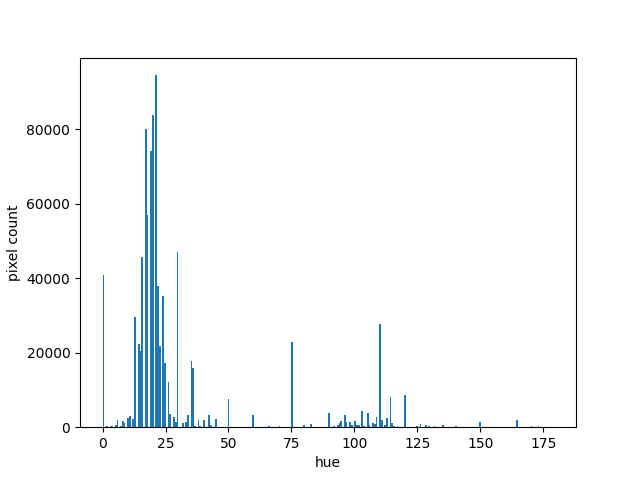
#> input picture hist.png, 640 x 480 px
$ python -i get_img_color.py   (imports and definitions only)
#> lines starting #> are read from the running program, lines starting #| are printed output that depends on the picture; after the words box and inside, x2 and y2 are one past the last pixel; in counts of white or black regions, pixels touching at a corner belong together
import cv2
import numpy as np

color_range = {
    "white": [
        np.array([0, 0, 0]),
        np.array([179, 30, 255])
    ],
    "gray": [
        np.array([0, 0, 97]),
        np.array([0, 58, 192])
    ],
    "black": [
        np.array([0, 0, 0]),
        np.array([44, 255, 107])
    ],
    "red.1": [
        np.array([0, 120, 0]),
        np.array([10, 255, 255])
    ],
    "red.2": [
        np.array([160, 0, 0]),
        np.array([179, 255, 255])
    ],
    "brown": [
        np.array([4, 0, 0]),
        np.array([10, 255, 255])
    ],
    "yellow": [
        np.array([15, 0, 0]),
        np.array([30, 255, 255])
    ],
    "green": [
        np.array([30, 0, 0]),
        np.array([90, 255, 255])
    ],
    "blue": [
        np.array([88, 0, 0]),
        np.array([132, 255, 255])
    ]
}

# 白・灰・黒・赤・茶・黄・緑・青のどの色に近いかを返す
def get_color(img):
    hsv = cv2.cvtColor(img, cv2.COLOR_BGR2HSV)

    color_info = [None] * len(color_range)

    for i, colors in enumerate(color_range.items()):
        c_name, c_range = colors
        mask = cv2.inRange(hsv, c_range[0], c_range[1])
        color_info[i] = [c_name, int(mask.sum())]

    color_info.sort(key=lambda x: x[1], reverse=True)

    return remove_color_tag(color_info[0][0])

def remove_color_tag(name: str):
    return name.split(".")[0]

>>> import cv2
>>> picture = cv2.imread('../hist.png')
#> picture is the input picture: shape (480, 640, 3); mean B, G, R 250.7, 249.6, 247.9
>>> result = get_color(picture)
#> in get_color, `hsv = cv2.cvtColor(img, cv2.COLOR_BGR2HSV)`: hsv: shape (480, 640, 3); mean H, S, V 2, 4.1, 250.7
#> the loop in get_color, `for i, colors in enumerate(color_range.items()):` made 9 passes
#> pass 1, in get_color, `mask = cv2.inRange(hsv, c_range[0], c_range[1])`:
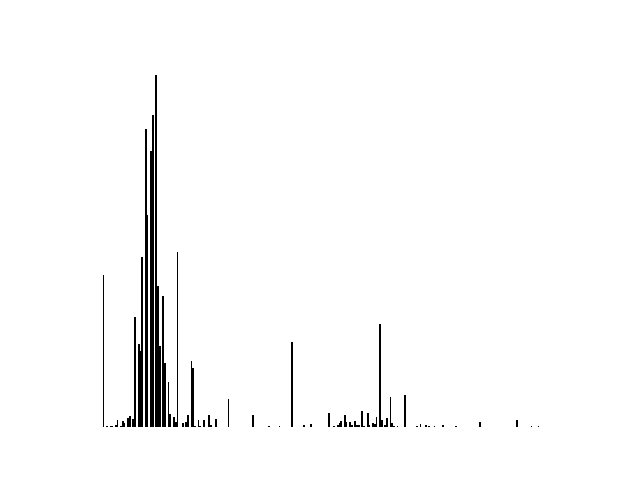
#> mask: shape (480, 640); 98.1% white; 53 black regions (26 under 20 px), largest, box (x1, y1, x2, y2) and area: (150, 115, 154, 427) 1176, (155, 75, 161, 427) 1148, (145, 129, 148, 427) 808
#> pass 2, in get_color, `mask = cv2.inRange(hsv, c_range[0], c_range[1])`:
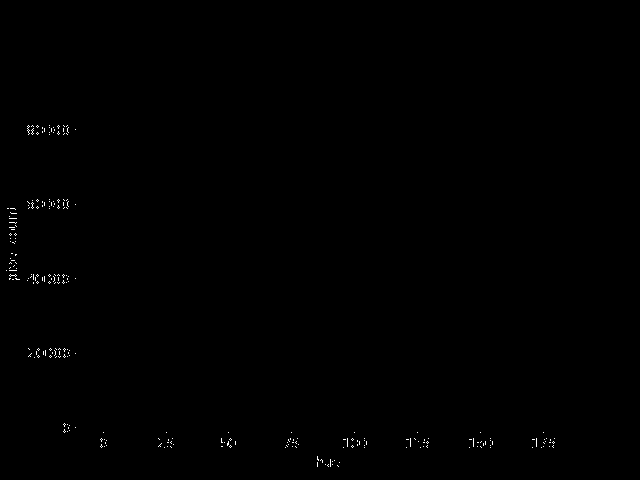
#> mask: shape (480, 640); 0.23% white in thin lines or dots, all inside (x1, y1, x2, y2) = (6, 125, 555, 467)
#> pass 3, in get_color, `mask = cv2.inRange(hsv, c_range[0], c_range[1])`:
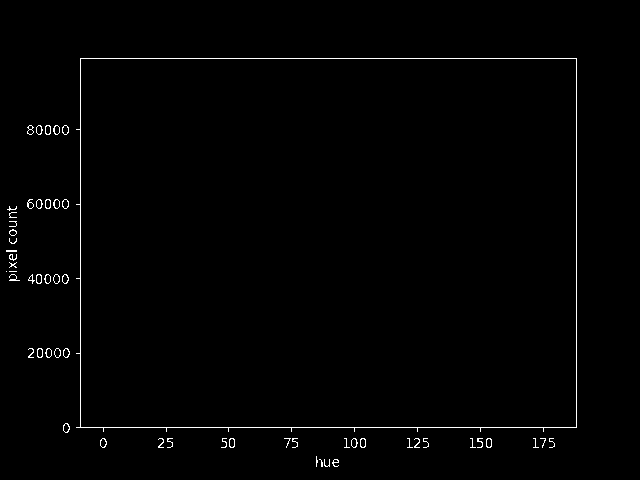
#> mask: shape (480, 640); 0.99% white in thin lines or dots, all inside (x1, y1, x2, y2) = (6, 58, 577, 467)
#> after the loop in get_color, `for i, colors in enumerate(color_range.items()):`: color_info = [['white', 76815180], ['gray', 179010], ['black', 774945], ['red.1', 0], ['red.2', 0], ['brown', 0], ['yellow', 0], ['green', 0], ['blue', 1520820]]
#> result = 'white'
